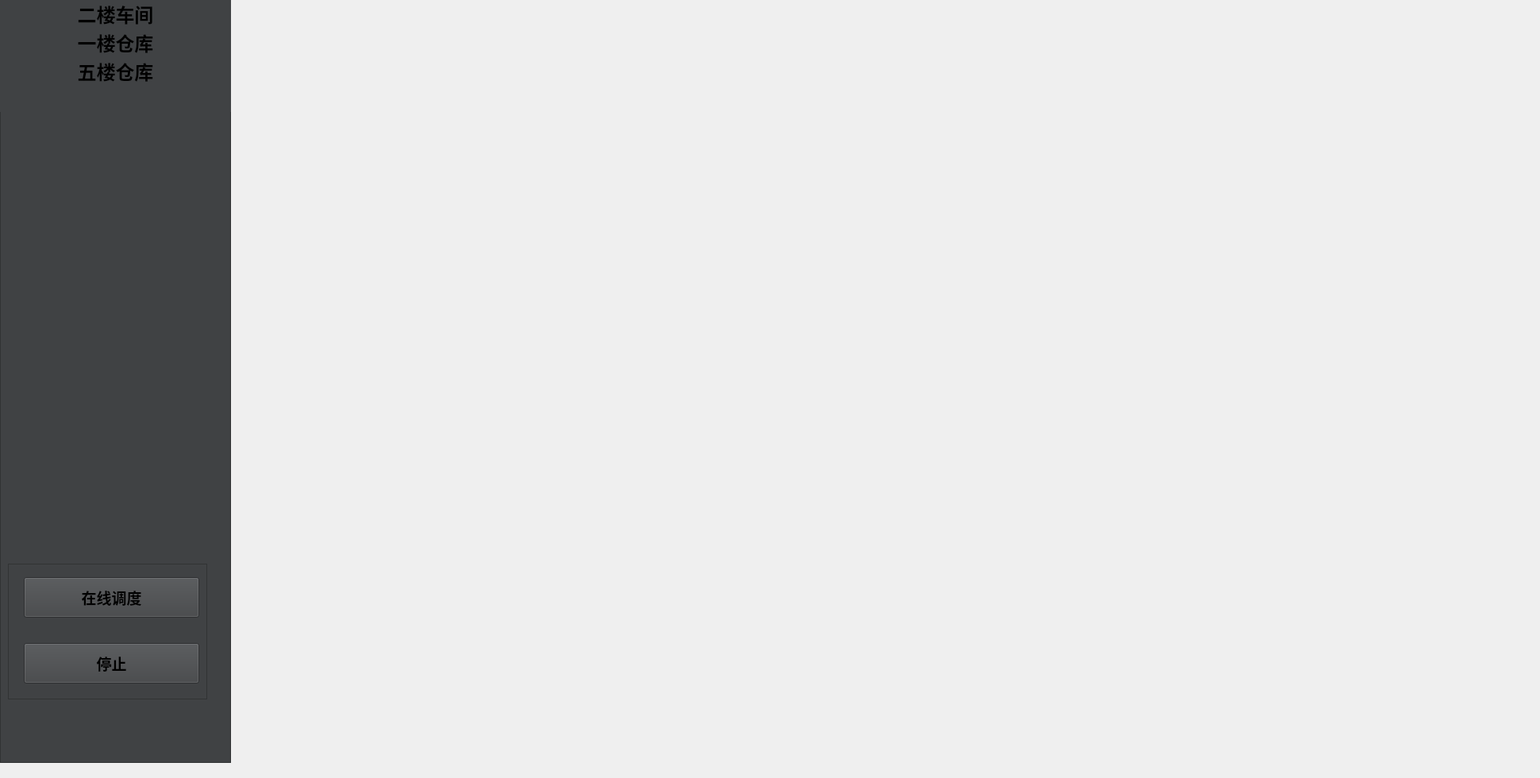
  <widget class="QWidget" name="centralWidget">
   <widget class="QStackedWidget" name="mainContainer">
    <property name="geometry">
     <rect>
      <x>0</x>
      <y>0</y>
      <width>1931</width>
      <height>971</height>
     </rect>
    </property>
    <widget class="QWidget" name="flowAndAgvFrame">
     <widget class="QWidget" name="verticalLayoutWidget">
      <property name="geometry">
       <rect>
        <x>0</x>
        <y>0</y>
        <width>291</width>
        <height>961</height>
       </rect>
      </property>
      <layout class="QVBoxLayout" name="verticalLayout">
       <item>
        <widget class="QFrame" name="frame">
         <property name="styleSheet">
          <string notr="true">border-color: rgb(64, 66, 68);
 background-color: rgb(64, 66, 68);
</string>
         </property>
         <property name="frameShape">
          <enum>QFrame::StyledPanel</enum>
         </property>
         <property name="frameShadow">
          <enum>QFrame::Raised</enum>
         </property>
         <widget class="QListWidget" name="listArea">
          <property name="geometry">
           <rect>
            <x>0</x>
            <y>0</y>
            <width>291</width>
            <height>141</height>
           </rect>
          </property>
          <property name="font">
           <font>
            <pointsize>14</pointsize>
           </font>
          </property>
          <property name="toolTipDuration">
           <number>-1</number>
          </property>
          <property name="styleSheet">
           <string notr="true">border:none;</string>
          </property>
          <property name="autoScrollMargin">
           <number>28</number>
          </property>
          <property name="viewMode">
           <enum>QListView::ListMode</enum>
          </property>
          <property name="currentRow">
           <number>-1</number>
          </property>
          <property name="sortingEnabled">
           <bool>false</bool>
          </property>
          <item>
           <property name="text">
            <string>二楼车间</string>
           </property>
           <property name="font">
            <font>
             <family>Aharoni</family>
             <pointsize>18</pointsize>
             <weight>75</weight>
             <bold>true</bold>
            </font>
           </property>
           <property name="textAlignment">
            <set>AlignCenter</set>
           </property>
          </item>
          <item>
           <property name="text">
            <string>一楼仓库</string>
           </property>
           <property name="font">
            <font>
             <family>Aharoni</family>
             <pointsize>18</pointsize>
             <weight>75</weight>
             <bold>true</bold>
            </font>
           </property>
           <property name="textAlignment">
            <set>AlignCenter</set>
           </property>
          </item>
          <item>
           <property name="text">
            <string>五楼仓库</string>
           </property>
           <property name="font">
            <font>
             <family>Aharoni</family>
             <pointsize>18</pointsize>
             <weight>75</weight>
             <bold>true</bold>
            </font>
           </property>
           <property name="textAlignment">
            <set>AlignCenter</set>
           </property>
          </item>
         </widget>
         <widget class="QFrame" name="buttonFrame">
          <property name="geometry">
           <rect>
            <x>10</x>
            <y>710</y>
            <width>251</width>
            <height>171</height>
           </rect>
          </property>
          <property name="styleSheet">
           <string notr="true">border-color:  rgb(64, 66, 68);

QToolTip
{
    border: 1px solid #76797C;
    background-color: rgb(90, 102, 117);
    color: white;
    padding: 5px;
    opacity: 200;
}

QWidget
{
    color: #eff0f1;
   
  	background-color: rgb(64, 66, 68);
    selection-background-color:#3daee9;
    selection-color: #eff0f1;
    background-clip: border;
    border-image: none;
    outline: 0;
}

QWidget:item:hover
{
    background-color: #3daee9;
    color: #eff0f1;
}

QWidget:item:selected
{
    background-color: #3daee9;
}

QCheckBox
{
    spacing: 5px;
    outline: none;
    color: #eff0f1;
    margin-bottom: 2px;
}

QCheckBox:disabled
{
    color: #76797C;
}

QCheckBox::indicator,
QGroupBox::indicator
{
    width: 18px;
    height: 18px;
}
QGroupBox::indicator
{
    margin-left: 2px;
}

QCheckBox::indicator:unchecked
{
    image: url(:/qss_icons/rc/checkbox_unchecked.png);
}

QCheckBox::indicator:unchecked:hover,
QCheckBox::indicator:unchecked:focus,
QCheckBox::indicator:unchecked:pressed,
QGroupBox::indicator:unchecked:hover,
QGroupBox::indicator:unchecked:focus,
QGroupBox::indicator:unchecked:pressed
{
  border: none;
    image: url(:/qss_icons/rc/checkbox_unchecked_focus.png);
}

QCheckBox::indicator:checked
{
    image: url(:/qss_icons/rc/checkbox_checked.png);
}

QCheckBox::indicator:checked:hover,
QCheckBox::indicator:checked:focus,
QCheckBox::indicator:checked:pressed,
QGroupBox::indicator:checked:hover,
QGroupBox::indicator:checked:focus,
QGroupBox::indicator:checked:pressed
{
  border: none;
    image: url(:/qss_icons/rc/checkbox_checked_focus.png);
}


QCheckBox::indicator:indeterminate
{
    image: url(:/qss_icons/rc/checkbox_indeterminate.png);
}

QCheckBox::indicator:indeterminate:focus,
QCheckBox::indicator:indeterminate:hover,
QCheckBox::indicator:indeterminate:pressed
{
    image: url(:/qss_icons/rc/checkbox_indeterminate_focus.png);
}

QCheckBox::indicator:checked:disabled,
QGroupBox::indicator:checked:disabled
{
    image: url(:/qss_icons/rc/checkbox_checked_disabled.png);
}

QCheckBox::indicator:unchecked:disabled,
QGroupBox::indicator:unchecked:disabled
{
    image: url(:/qss_icons/rc/checkbox_unchecked_disabled.png);
}



QMenuBar
{
    background-color: #31363b;
    color: #eff0f1;
}

QMenuBar::item
{
    background: transparent;
}

QMenuBar::item:selected
{
    background: transparent;
    border: 1px solid #76797C;
}

QMenuBar::item:pressed
{
    border: 1px solid #76797C;
    background-color: #3daee9;
    color: #eff0f1;
    margin-bottom:-1px;
    padding-bottom:1px;
}

QMenu
{
    border: 1px solid #76797C;
   
    margin: 2px;
}

QMenu::icon
{
    margin: 5px;
}

QMenu::item
{
    padding: 5px 30px 5px 30px;
    margin-left: 5px;
    border: 1px solid transparent; /* reserve space for selection border */
}

QMenu::item:selected
{
    color: #eff0f1;
}

QMenu::separator {
    height: 2px;
    background: lightblue;
    margin-left: 10px;
    margin-right: 5px;
}

QMenu::indicator {
    width: 18px;
    height: 18px;
}

/* non-exclusive indicator = check box style indicator
   (see QActionGroup::setExclusive) */
QMenu::indicator:non-exclusive:unchecked {
    image: url(:/qss_icons/rc/checkbox_unchecked.png);
}

QMenu::indicator:non-exclusive:unchecked:selected {
    image: url(:/qss_icons/rc/checkbox_unchecked_disabled.png);
}

QMenu::indicator:non-exclusive:checked {
    image: url(:/qss_icons/rc/checkbox_checked.png);
}

QMenu::indicator:non-exclusive:checked:selected {
    image: url(:/qss_icons/rc/checkbox_checked_disabled.png);
}

/* exclusive indicator = radio button style indicator (see QActionGroup::setExclusive) */
QMenu::indicator:exclusive:unchecked {
    image: url(:/qss_icons/rc/radio_unchecked.png);
}

QMenu::indicator:exclusive:unchecked:selected {
    image: url(:/qss_icons/rc/radio_unchecked_disabled.png);
}

QMenu::indicator:exclusive:checked {
    image: url(:/qss_icons/rc/radio_checked.png);
}

QMenu::indicator:exclusive:checked:selected {
    image: url(:/qss_icons/rc/radio_checked_disabled.png);
}

QMenu::right-arrow {
    margin: 5px;
    image: url(:/qss_icons/rc/right_arrow.png)
}


QWidget:disabled
{
    color: #454545;
    background-color: #31363b;
}

QAbstractItemView
{
    alternate-background-color: #31363b;
    color: #eff0f1;
    border: 1px solid 3A3939;
    border-radius: 2px;
}

QWidget:focus, QMenuBar:focus
{
    border: 1px solid #3daee9;
}

QTabWidget:focus, QCheckBox:focus, QRadioButton:focus, QSlider:focus
{
    border: none;
}

QLineEdit
{
    background-color: #232629;
    padding: 5px;
    border-style: solid;
    border: 1px solid #76797C;
    border-radius: 2px;
    color: #eff0f1;
}

QGroupBox {
    border:1px solid #76797C;
    border-radius: 2px;
    margin-top: 20px;
}

QGroupBox::title {
    subcontrol-origin: margin;
    subcontrol-position: top center;
    padding-left: 10px;
    padding-right: 10px;
    padding-top: 10px;
}

QAbstractScrollArea
{
    border-radius: 2px;
    border: 1px solid #76797C;
    background-color: transparent;
}

QScrollBar:horizontal
{
    height: 15px;
    margin: 3px 15px 3px 15px;
    border: 1px transparent #2A2929;
    border-radius: 4px;
    background-color: #2A2929;
}

QScrollBar::handle:horizontal
{
    background-color: #605F5F;
    min-width: 5px;
    border-radius: 4px;
}

QScrollBar::add-line:horizontal
{
    margin: 0px 3px 0px 3px;
    border-image: url(:/qss_icons/rc/right_arrow_disabled.png);
    width: 10px;
    height: 10px;
    subcontrol-position: right;
    subcontrol-origin: margin;
}

QScrollBar::sub-line:horizontal
{
    margin: 0px 3px 0px 3px;
    border-image: url(:/qss_icons/rc/left_arrow_disabled.png);
    height: 10px;
    width: 10px;
    subcontrol-position: left;
    subcontrol-origin: margin;
}

QScrollBar::add-line:horizontal:hover,QScrollBar::add-line:horizontal:on
{
    border-image: url(:/qss_icons/rc/right_arrow.png);
    height: 10px;
    width: 10px;
    subcontrol-position: right;
    subcontrol-origin: margin;
}


QScrollBar::sub-line:horizontal:hover, QScrollBar::sub-line:horizontal:on
{
    border-image: url(:/qss_icons/rc/left_arrow.png);
    height: 10px;
    width: 10px;
    subcontrol-position: left;
    subcontrol-origin: margin;
}

QScrollBar::up-arrow:horizontal, QScrollBar::down-arrow:horizontal
{
    background: none;
}


QScrollBar::add-page:horizontal, QScrollBar::sub-page:horizontal
{
    background: none;
}

QScrollBar:vertical
{
    background-color: #2A2929;
    width: 15px;
    margin: 15px 3px 15px 3px;
    border: 1px transparent #2A2929;
    border-radius: 4px;
}

QScrollBar::handle:vertical
{
    background-color: #605F5F;
    min-height: 5px;
    border-radius: 4px;
}

QScrollBar::sub-line:vertical
{
    margin: 3px 0px 3px 0px;
    border-image: url(:/qss_icons/rc/up_arrow_disabled.png);
    height: 10px;
    width: 10px;
    subcontrol-position: top;
    subcontrol-origin: margin;
}

QScrollBar::add-line:vertical
{
    margin: 3px 0px 3px 0px;
    border-image: url(:/qss_icons/rc/down_arrow_disabled.png);
    height: 10px;
    width: 10px;
    subcontrol-position: bottom;
    subcontrol-origin: margin;
}

QScrollBar::sub-line:vertical:hover,QScrollBar::sub-line:vertical:on
{

    border-image: url(:/qss_icons/rc/up_arrow.png);
    height: 10px;
    width: 10px;
    subcontrol-position: top;
    subcontrol-origin: margin;
}


QScrollBar::add-line:vertical:hover, QScrollBar::add-line:vertical:on
{
    border-image: url(:/qss_icons/rc/down_arrow.png);
    height: 10px;
    width: 10px;
    subcontrol-position: bottom;
    subcontrol-origin: margin;
}

QScrollBar::up-arrow:vertical, QScrollBar::down-arrow:vertical
{
    background: none;
}


QScrollBar::add-page:vertical, QScrollBar::sub-page:vertical
{
    background: none;
}

QTextEdit
{
    background-color: #232629;
    color: #eff0f1;
    border: 1px solid #76797C;
}

QPlainTextEdit
{
    background-color: #232629;;
    color: #eff0f1;
    border-radius: 2px;
    border: 1px solid #76797C;
}

QHeaderView::section
{
    background-color: #76797C;
    color: #eff0f1;
    padding: 5px;
    border: 1px solid #76797C;
}

QSizeGrip {
    image: url(:/qss_icons/rc/sizegrip.png);
    width: 12px;
    height: 12px;
}


QMainWindow::separator
{
    background-color: #31363b;
    color: white;
    padding-left: 4px;
    spacing: 2px;
    border: 1px dashed #76797C;
}

QMainWindow::separator:hover
{

    background-color: #787876;
    color: white;
    padding-left: 4px;
    border: 1px solid #76797C;
    spacing: 2px;
}


QMenu::separator
{
    height: 1px;
    background-color: #76797C;
    color: white;
    padding-left: 4px;
    margin-left: 10px;
    margin-right: 5px;
}


QFrame
{
    border-radius: 2px;
    border: 1px solid #76797C;
}

QFrame[frameShape=&quot;0&quot;]
{
    border-radius: 2px;
    border: 1px transparent #76797C;
}

QStackedWidget
{
    border: 1px transparent black;
}

QToolBar {
    border: 1px transparent #393838;
    background: 1px solid #31363b;
    font-weight: bold;
}

QToolBar::handle:horizontal {
    image: url(:/qss_icons/rc/Hmovetoolbar.png);
}
QToolBar::handle:vertical {
    image: url(:/qss_icons/rc/Vmovetoolbar.png);
}
QToolBar::separator:horizontal {
    image: url(:/qss_icons/rc/Hsepartoolbar.png);
}
QToolBar::separator:vertical {
    image: url(:/qss_icons/rc/Vsepartoolbars.png);
}

QPushButton
{
    color: #eff0f1;
    background-color: #31363b;
    border-width: 1px;
    border-color: #76797C;
    border-style: solid;
    padding: 5px;
    border-radius: 2px;
    outline: none;
}

QPushButton:disabled
{
    background-color: #31363b;
    border-width: 1px;
    border-color: #454545;
    border-style: solid;
    padding-top: 5px;
    padding-bottom: 5px;
    padding-left: 10px;
    padding-right: 10px;
    border-radius: 2px;
    color: #454545;
}

QPushButton:focus {
    background-color: #3daee9;
    color: white;
}

QPushButton:pressed
{
    background-color: #3daee9;
    padding-top: -15px;
    padding-bottom: -17px;
}

QComboBox
{
    selection-background-color: #3daee9;
    border-style: solid;
    border: 1px solid #76797C;
    border-radius: 2px;
    padding: 5px;
    min-width: 75px;
}

QPushButton:checked{
    background-color: #76797C;
    border-color: #6A6969;
}

QComboBox:hover,QPushButton:hover,QAbstractSpinBox:hover,QLineEdit:hover,QTextEdit:hover,QPlainTextEdit:hover,QAbstractView:hover,QTreeView:hover
{
    border: 1px solid #3daee9;
    color: #eff0f1;
}

QComboBox:on
{
    padding-top: 3px;
    padding-left: 4px;
    selection-background-color: #4a4a4a;
}

QComboBox QAbstractItemView
{
    background-color: #232629;
    border-radius: 2px;
    border: 1px solid #76797C;
    selection-background-color: #3daee9;
}

QComboBox::drop-down
{
    subcontrol-origin: padding;
    subcontrol-position: top right;
    width: 15px;

    border-left-width: 0px;
    border-left-color: darkgray;
    border-left-style: solid;
    border-top-right-radius: 3px;
    border-bottom-right-radius: 3px;
}

QComboBox::down-arrow
{
    image: url(:/qss_icons/rc/down_arrow_disabled.png);
}

QComboBox::down-arrow:on, QComboBox::down-arrow:hover,
QComboBox::down-arrow:focus
{
    image: url(:/qss_icons/rc/down_arrow.png);
}

QAbstractSpinBox {
    padding: 5px;
    border: 1px solid #76797C;
    background-color: #232629;
    color: #eff0f1;
    border-radius: 2px;
    min-width: 75px;
}

QAbstractSpinBox:up-button
{
    background-color: transparent;
    subcontrol-origin: border;
    subcontrol-position: center right;
}

QAbstractSpinBox:down-button
{
    background-color: transparent;
    subcontrol-origin: border;
    subcontrol-position: center left;
}

QAbstractSpinBox::up-arrow,QAbstractSpinBox::up-arrow:disabled,QAbstractSpinBox::up-arrow:off {
    image: url(:/qss_icons/rc/up_arrow_disabled.png);
    width: 10px;
    height: 10px;
}
QAbstractSpinBox::up-arrow:hover
{
    image: url(:/qss_icons/rc/up_arrow.png);
}


QAbstractSpinBox::down-arrow,QAbstractSpinBox::down-arrow:disabled,QAbstractSpinBox::down-arrow:off
{
    image: url(:/qss_icons/rc/down_arrow_disabled.png);
    width: 10px;
    height: 10px;
}
QAbstractSpinBox::down-arrow:hover
{
    image: url(:/qss_icons/rc/down_arrow.png);
}




QTabWidget{
    border: 0px transparent black;
}

QTabWidget::pane {
    border: 1px solid #76797C;
    padding: 5px;
    margin: 1px;
}

QTabBar
{
    qproperty-drawBase: 0;
    left: 5px; /* move to the right by 5px */
    border-radius: 3px;
}

QTabBar:focus
{
    border: 0px transparent black;
}

QTabBar::close-button  {
    image: url(:/qss_icons/rc/close.png);
    background: transparent;
}

QTabBar::close-button:hover
{
    image: url(:/qss_icons/rc/close-hover.png);
    background: transparent;
}

QTabBar::close-button:pressed {
    image: url(:/qss_icons/rc/close-pressed.png);
    background: transparent;
}

/* TOP TABS */
QTabBar::tab:top {
    color: #eff0f1;
    border: 1px solid #76797C;
    border-bottom: 1px transparent black;
    background-color: #31363b;
    padding: 5px;
    min-width: 50px;
    border-top-left-radius: 2px;
    border-top-right-radius: 2px;
}

QTabBar::tab:top:!selected
{
    color: #eff0f1;
    background-color: #54575B;
    border: 1px solid #76797C;
    border-bottom: 1px transparent black;
}

QTabBar::tab:top:!selected:hover {
    background-color: #3daee9;
}

/* BOTTOM TABS */
QTabBar::tab:bottom {
    color: #eff0f1;
    border: 1px solid #76797C;
    border-top: 1px transparent black;
    background-color: #31363b;
    padding: 5px;
    border-bottom-left-radius: 2px;
    border-bottom-right-radius: 2px;
    min-width: 50px;
}

QTabBar::tab:bottom:!selected
{
    color: #eff0f1;
    background-color: #54575B;
    border: 1px solid #76797C;
    border-top: 1px transparent black;
    border-bottom-left-radius: 2px;
    border-bottom-right-radius: 2px;
}

QTabBar::tab:bottom:!selected:hover {
    background-color: #3daee9;
}

/* LEFT TABS */
QTabBar::tab:left {
    color: #eff0f1;
    border: 1px solid #76797C;
    border-left: 1px transparent black;
    background-color: #31363b;
    padding: 5px;
    border-top-right-radius: 2px;
    border-bottom-right-radius: 2px;
    min-height: 50px;
}

QTabBar::tab:left:!selected
{
    color: #eff0f1;
    background-color: #54575B;
    border: 1px solid #76797C;
    border-left: 1px transparent black;
    border-top-right-radius: 2px;
    border-bottom-right-radius: 2px;
}

QTabBar::tab:left:!selected:hover {
    background-color: #3daee9;
}


/* RIGHT TABS */
QTabBar::tab:right {
    color: #eff0f1;
    border: 1px solid #76797C;
    border-right: 1px transparent black;
    background-color: #31363b;
    padding: 5px;
    border-top-left-radius: 2px;
    border-bottom-left-radius: 2px;
    min-height: 50px;
}

QTabBar::tab:right:!selected
{
    color: #eff0f1;
    background-color: #54575B;
    border: 1px transparent #76797C;
    border-right: 1px transparent black;
    border-top-left-radius: 0px;
    border-bottom-left-radius: 0px;
}

QTabBar::tab:right:!selected:hover {
    background-color: #3daee9;
}

QTabBar QToolButton::right-arrow:enabled {
     image: url(:/qss_icons/rc/right_arrow.png);
 }

 QTabBar QToolButton::left-arrow:enabled {
     image: url(:/qss_icons/rc/left_arrow.png);
 }

QTabBar QToolButton::right-arrow:disabled {
     image: url(:/qss_icons/rc/right_arrow_disabled.png);
 }

 QTabBar QToolButton::left-arrow:disabled {
     image: url(:/qss_icons/rc/left_arrow_disabled.png);
 }


QDockWidget {
    background: #31363b;
    border: 1px solid #403F3F;
    titlebar-close-icon: url(:/qss_icons/rc/close.png);
    titlebar-normal-icon: url(:/qss_icons/rc/undock.png);
}

QDockWidget::close-button, QDockWidget::float-button {
    border: 1px solid transparent;
    border-radius: 2px;
    background: transparent;
}

QDockWidget::close-button:hover, QDockWidget::float-button:hover {
    background: rgba(255, 255, 255, 10);
}

QDockWidget::close-button:pressed, QDockWidget::float-button:pressed {
    padding: 1px -1px -1px 1px;
    background: rgba(255, 255, 255, 10);
}

QTreeView, QListView
{
    border: 1px solid #76797C;
    background-color: #232629;
}

QTreeView:branch:selected, QTreeView:branch:hover
{
    background: url(:/qss_icons/rc/transparent.png);
}

QTreeView::branch:has-siblings:!adjoins-item {
    border-image: url(:/qss_icons/rc/transparent.png);
}

QTreeView::branch:has-siblings:adjoins-item {
    border-image: url(:/qss_icons/rc/transparent.png);
}

QTreeView::branch:!has-children:!has-siblings:adjoins-item {
    border-image: url(:/qss_icons/rc/transparent.png);
}

QTreeView::branch:has-children:!has-siblings:closed,
QTreeView::branch:closed:has-children:has-siblings {
    image: url(:/qss_icons/rc/branch_closed.png);
}

QTreeView::branch:open:has-children:!has-siblings,
QTreeView::branch:open:has-children:has-siblings  {
    image: url(:/qss_icons/rc/branch_open.png);
}

QTreeView::branch:has-children:!has-siblings:closed:hover,
QTreeView::branch:closed:has-children:has-siblings:hover {
    image: url(:/qss_icons/rc/branch_closed-on.png);
    }

QTreeView::branch:open:has-children:!has-siblings:hover,
QTreeView::branch:open:has-children:has-siblings:hover  {
    image: url(:/qss_icons/rc/branch_open-on.png);
    }

QListView::item:!selected:hover, QListView::item:!selected:hover, QTreeView::item:!selected:hover  {
    background: rgba(0, 0, 0, 0);
    outline: 0;
    color: #eff0f1
}

QListView::item:selected:hover, QListView::item:selected:hover, QTreeView::item:selected:hover  {
    background: #3daee9;
    color: #eff0f1;
}

QSlider::groove:horizontal {
    border: 1px solid #565a5e;
    height: 4px;
    background: #565a5e;
    margin: 0px;
    border-radius: 2px;
}

QSlider::handle:horizontal {
    background: #232629;
    border: 1px solid #565a5e;
    width: 16px;
    height: 16px;
    margin: -8px 0;
    border-radius: 9px;
}

QSlider::groove:vertical {
    border: 1px solid #565a5e;
    width: 4px;
    background: #565a5e;
    margin: 0px;
    border-radius: 3px;
}

QSlider::handle:vertical {
    background: #232629;
    border: 1px solid #565a5e;
    width: 16px;
    height: 16px;
    margin: 0 -8px;
    border-radius: 9px;
}

QToolButton {
    background-color: transparent;
    border: 1px transparent #76797C;
    border-radius: 2px;
    margin: 3px;
    padding: 5px;
}

QToolButton[popupMode=&quot;1&quot;] { /* only for MenuButtonPopup */
 padding-right: 20px; /* make way for the popup button */
 border: 1px #76797C;
 border-radius: 5px;
}

QToolButton[popupMode=&quot;2&quot;] { /* only for InstantPopup */
 padding-right: 10px; /* make way for the popup button */
 border: 1px #76797C;
}


QToolButton:hover, QToolButton::menu-button:hover {
    background-color: transparent;
    border: 1px solid #3daee9;
    padding: 5px;
}

QToolButton:checked, QToolButton:pressed,
        QToolButton::menu-button:pressed {
    background-color: #3daee9;
    border: 1px solid #3daee9;
    padding: 5px;
}

/* the subcontrol below is used only in the InstantPopup or DelayedPopup mode */
QToolButton::menu-indicator {
    image: url(:/qss_icons/rc/down_arrow.png);
    top: -7px; left: -2px; /* shift it a bit */
}

/* the subcontrols below are used only in the MenuButtonPopup mode */
QToolButton::menu-button {
    border: 1px transparent #76797C;
    border-top-right-radius: 6px;
    border-bottom-right-radius: 6px;
    /* 16px width + 4px for border = 20px allocated above */
    width: 16px;
    outline: none;
}

QToolButton::menu-arrow {
    image: url(:/qss_icons/rc/down_arrow.png);
}

QToolButton::menu-arrow:open {
    border: 1px solid #76797C;
}

QPushButton::menu-indicator  {
    subcontrol-origin: padding;
    subcontrol-position: bottom right;
    left: 8px;
}

QTableView
{
    border: 1px solid #76797C;
    gridline-color: #31363b;
    background-color: #232629;
}


QTableView, QHeaderView
{
    border-radius: 0px;
}

QTableView::item:pressed, QListView::item:pressed, QTreeView::item:pressed  {
    background: #3daee9;
    color: #eff0f1;
}

QTableView::item:selected:active, QTreeView::item:selected:active, QListView::item:selected:active  {
    background: #3daee9;
    color: #eff0f1;
}


QHeaderView
{
    background-color: #31363b;
    border: 1px transparent;
    border-radius: 0px;
    margin: 0px;
    padding: 0px;

}

QHeaderView::section  {
    background-color: #31363b;
    color: #eff0f1;
    padding: 5px;
    border: 1px solid #76797C;
    border-radius: 0px;
    text-align: center;
}

QHeaderView::section::vertical::first, QHeaderView::section::vertical::only-one
{
    border-top: 1px solid #76797C;
}

QHeaderView::section::vertical
{
    border-top: transparent;
}

QHeaderView::section::horizontal::first, QHeaderView::section::horizontal::only-one
{
    border-left: 1px solid #76797C;
}

QHeaderView::section::horizontal
{
    border-left: transparent;
}


QHeaderView::section:checked
 {
    color: white;
    background-color: #334e5e;
 }

 /* style the sort indicator */
QHeaderView::down-arrow {
    image: url(:/qss_icons/rc/down_arrow.png);
}

QHeaderView::up-arrow {
    image: url(:/qss_icons/rc/up_arrow.png);
}


QTableCornerButton::section {
    background-color: #31363b;
    border: 1px transparent #76797C;
    border-radius: 0px;
}

QToolBox  {
    padding: 5px;
    border: 1px transparent black;
}

QToolBox::tab {
    color: #eff0f1;
    background-color: #31363b;
    border: 1px solid #76797C;
    border-bottom: 1px transparent #31363b;
    border-top-left-radius: 5px;
    border-top-right-radius: 5px;
}

QToolBox::tab:selected { /* italicize selected tabs */
    font: italic;
    background-color: #31363b;
    border-color: #3daee9;
 }

QStatusBar::item {
    border: 1px solid #76797C;
    border-radius: 2px;
 }


QFrame[height=&quot;3&quot;], QFrame[width=&quot;3&quot;] {
    background-color: #76797C;
}


QSplitter::handle {
    border: 1px dashed #76797C;
}

QSplitter::handle:hover {
    background-color: #787876;
    border: 1px solid #76797C;
}

QSplitter::handle:horizontal {
    width: 1px;
}

QSplitter::handle:vertical {
    height: 1px;
}

QProgressBar {
    border: 1px solid #76797C;
    border-radius: 5px;
    text-align: center;
}

QProgressBar::chunk {
    background-color: #05B8CC;
}
</string>
          </property>
          <property name="frameShape">
           <enum>QFrame::StyledPanel</enum>
          </property>
          <property name="frameShadow">
           <enum>QFrame::Raised</enum>
          </property>
          <widget class="QPushButton" name="onlineDispatcherButton">
           <property name="geometry">
            <rect>
             <x>20</x>
             <y>17</y>
             <width>221</width>
             <height>51</height>
            </rect>
           </property>
           <property name="font">
            <font>
             <family>Aharoni</family>
             <pointsize>14</pointsize>
             <weight>75</weight>
             <bold>true</bold>
            </font>
           </property>
           <property name="styleSheet">
            <string notr="true"> 
 
QPushButton{
	border-color: rgb(170, 255, 255);
}

QPushButton:focus {
    background-color: #3daee9;
    color: white;
}</string>
           </property>
           <property name="text">
            <string>在线调度</string>
           </property>
          </widget>
          <widget class="QPushButton" name="stopButton">
           <property name="geometry">
            <rect>
             <x>20</x>
             <y>100</y>
             <width>221</width>
             <height>51</height>
            </rect>
           </property>
           <property name="font">
            <font>
             <family>Aharoni</family>
             <pointsize>14</pointsize>
             <weight>75</weight>
             <bold>true</bold>
            </font>
           </property>
           <property name="styleSheet">
            <string notr="true"> 
QPushButton{
	border-color: rgb(170, 255, 255);
}

QPushButton:focus {
    background-color: #3daee9;
    color: white;
}</string>
           </property>
           <property name="text">
            <string>停止</string>
           </property>
          </widget>
         </widget>
        </widget>
       </item>
      </layout>
     </widget>
     <widget class="QWidget" name="gridLayoutWidget">
      <property name="geometry">
       <rect>
        <x>290</x>
        <y>0</y>
        <width>1641</width>
        <height>961</height>
       </rect>
      </property>
      <layout class="QGridLayout" name="gridLayout">
       <item row="0" column="0">
        <widget class="QStackedWidget" name="container">
         <widget class="QWidget" name="page_3"/>
         <widget class="QWidget" name="page_4"/>
        </widget>
       </item>
      </layout>
     </widget>
    </widget>
    <widget class="QWidget" name="page_2"/>
   </widget>
  </widget>
